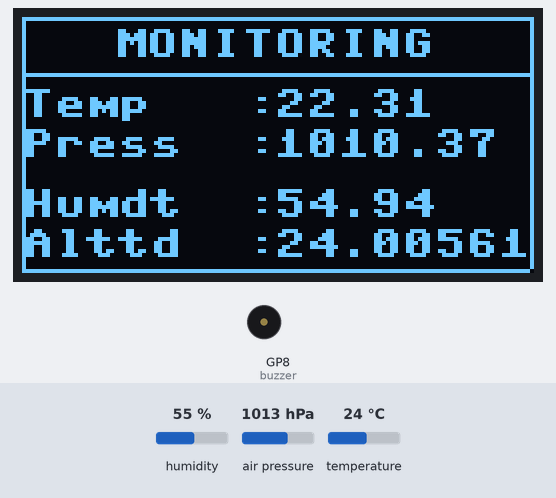
Bench run of a program on a simulated Raspberry Pi Pico running MicroPython. Parts: 128×64 one-colour display, buzzer (waves = sounding, pin HIGH). The inputs (shaded band) are chosen by the test bench; at power-on: humidity 55 %, air pressure 1013 hPa, temperature 24 °C. Library files of the repository ran but are not shown: ssd1306.py, bme280.py.

Above: at 1.2 s.
1.3 s: humidity set to 22 %
At 3.3 s:
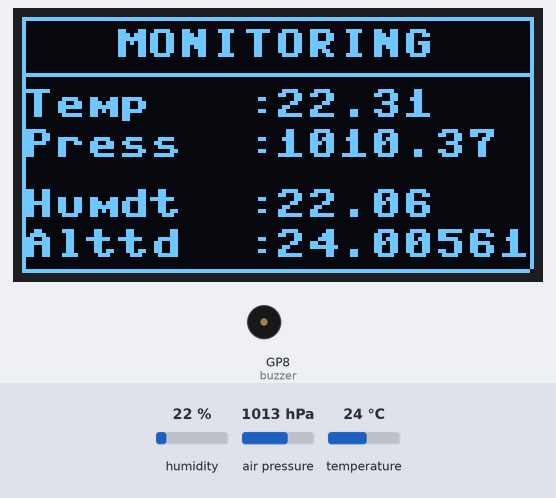
3.6 s: air pressure set to 952 hPa
At 4.7 s:
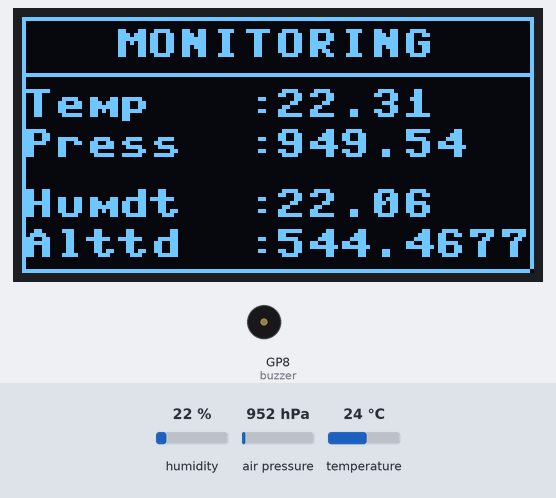
5.7 s: temperature set to 12 °C
At 7.0 s:
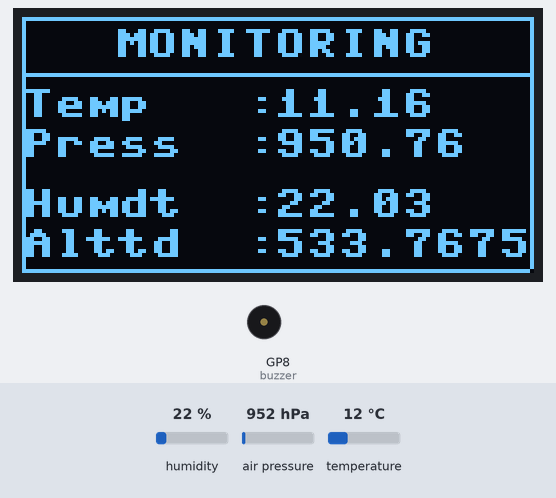
7.8 s: humidity set to 40 %
At 9.3 s:
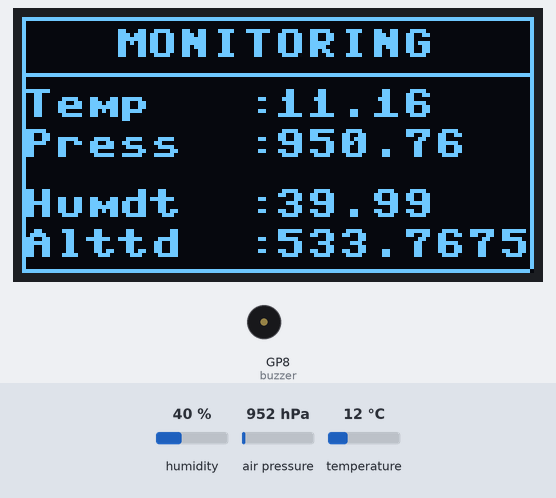
Timing chart, 0 to 10.8 s (numbered marks = the images above; inputs shaded):
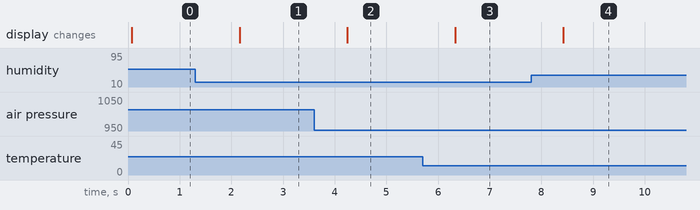

Measured:
- after the input at 1.3 s, the display: changes after 0.86 s (image 1)
- after the input at 3.6 s, the display: changes after 0.65 s (image 2)
- after the input at 5.7 s, the display: changes after 0.63 s (image 3)
- after the input at 7.8 s, the display: changes after 0.62 s (image 4)

The program:

bmeOled.py
```python
from machine import Pin, I2C
from bme_module import BME280Module
from ssd1306 import SSD1306_I2C
from utime import sleep

i2c=I2C(0, sda=Pin(0), scl=Pin(1), freq=400000)

sda = Pin(0)
scl = Pin(1)
buzzer = Pin(8,Pin.OUT)

bme_module = BME280Module(0, scl, sda)
display = SSD1306_I2C(128, 64, i2c)

while True:
    temp, pressure,humdt, altitude = bme_module.get_sensor_readings()

    display.fill(0)
    display.text('MONITORING',23, 3, 1)
    display.text('Temp   :',0, 18, 1)
    display.text(str(temp),63, 18, 1)
    display.text('Press  :',0, 28, 1)
    display.text(str(pressure),63, 28, 1)
    display.text('Humdt  :',0, 43, 1)
    display.text(str(humdt),63, 43, 1)
    display.text('Alttd  :',0, 53, 1)
    display.text(str(altitude),63, 53, 1)
    display.hline(0, 63, 127, 1)
    display.hline(0, 0, 127, 1)
    display.hline(0, 14, 127, 1)
    display.vline(0, 0, 63, 1)
    display.vline(127, 0, 63, 1)
    display.show()

    sleep(1)
```

bme_module.py
```python
import machine
import bme280
import math

class BME280Module:
    SEA_LEVEL_PRESSURE_HPA = 1013.25
    def __init__(self, id, scl_pin, sda_pin):
        self.i2c = machine.I2C(id=id, scl=machine.Pin(scl_pin), sda=machine.Pin(sda_pin), freq=400000)
        self.bme = bme280.BME280(i2c=self.i2c)

    def get_sensor_readings(self):
        (temperature, pressure, humidity) = self.bme.values
        temperature_val = float(temperature[:len(temperature) - 1])
        humidity_val = float(humidity[:len(humidity) - 1])
        pressure_val = float(pressure[:len(pressure) - 3])

        # Altitude calculation
        altitude_val = 44330 * (1.0 - math.pow(pressure_val / BME280Module.SEA_LEVEL_PRESSURE_HPA, 0.1903))

        return (temperature_val, pressure_val, humidity_val, altitude_val)
```
